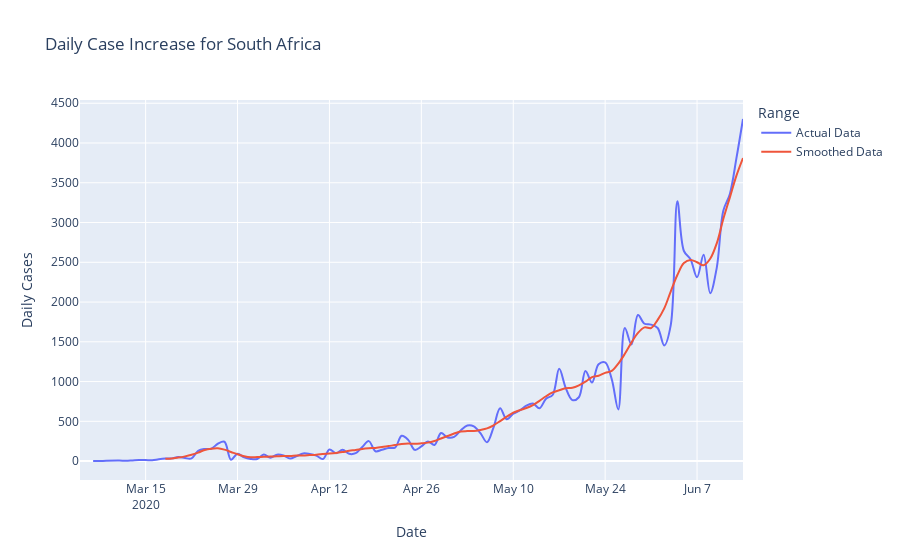

The cell this chart's notebook holds for it:
### Code cell
fig = px.line(daily_plotly, title='Daily Case Increase for South Africa',
        x='Date', y='Daily Cases', color='Range', line_shape='spline')
fig.update_traces(hovertemplate=None)
fig.update_layout(hovermode="x")
fig.show()
